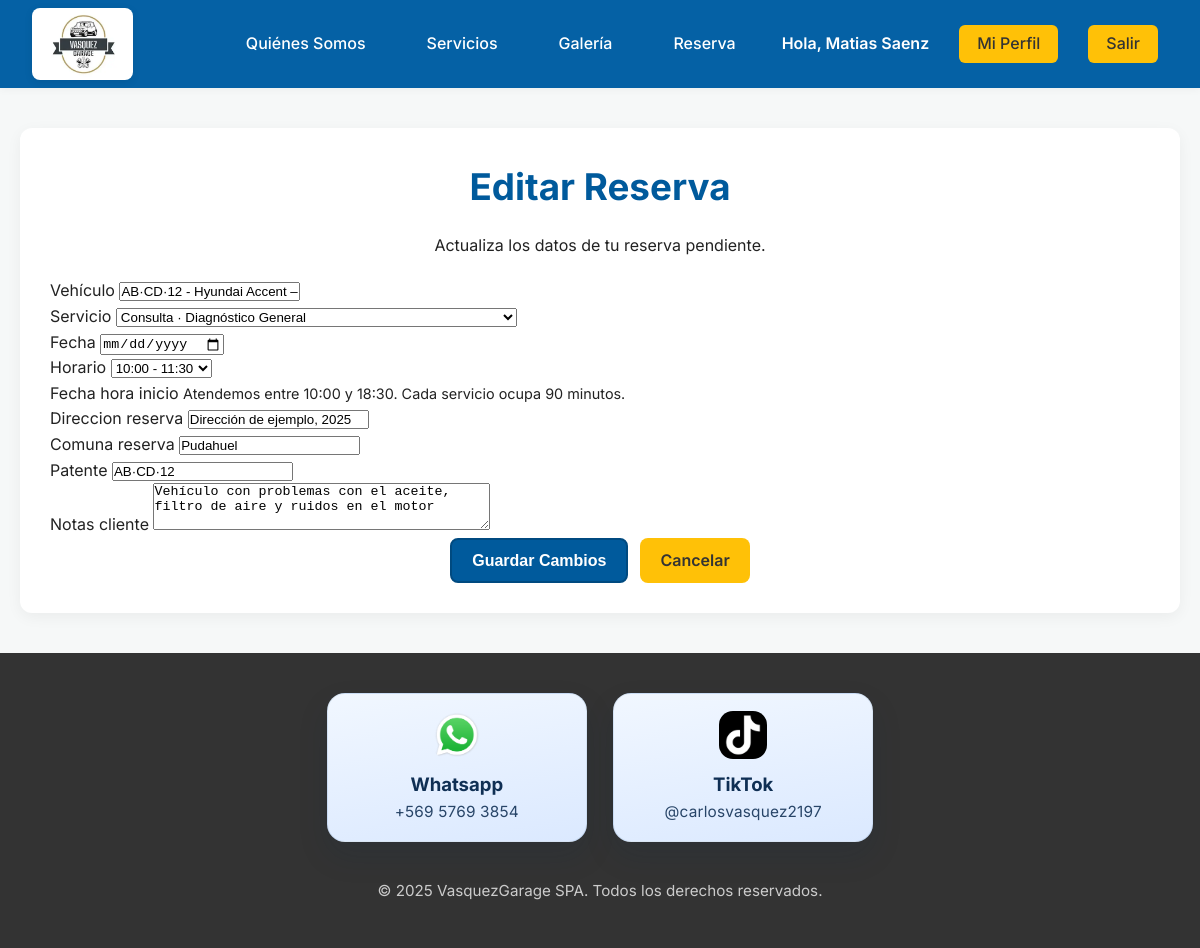
/reserva/editar/2/ (signed in), run on the app's committed database.
### Models/models.py (models this page shows, shortened)
class Servicio(models.Model):
	CATEGORIA_CONSULTA = 'consulta'
	CATEGORIA_REPARACION = 'reparacion_especifica'
	CATEGORIA_OTROS = 'otros'
	CATEGORIA_CHOICES = [
		(CATEGORIA_CONSULTA, 'Consulta'),
		(CATEGORIA_REPARACION, 'Reparación Específica'),
		(CATEGORIA_OTROS, 'Otros (agrega detalles en comentarios)'),
	]
	servicio_id = models.AutoField(primary_key=True)
	nombre_servicio = models.CharField(max_length=100)
	descripcion_servicio = models.TextField()
	duracion_servicio = models.IntegerField()
	categoria = models.CharField(max_length=30, choices=CATEGORIA_CHOICES, default=CATEGORIA_OTROS)
	class Meta:
		db_table = 'SERVICIO'
		managed = False

class Reserva(models.Model):
	ESTADO_CHOICES = [
		('Pendiente', 'Pendiente'),
		('Confirmado', 'Confirmado'),
		('En Proceso', 'En Proceso'),
		('Completado', 'Completado'),
		('Cancelado', 'Cancelado'),
	]
	reserva_id = models.AutoField(primary_key=True)
	usuario = models.ForeignKey(Cliente, db_column='usuario_id', on_delete=models.DO_NOTHING)
	vehiculo = models.ForeignKey(Vehiculo, db_column='vehiculo_id', on_delete=models.DO_NOTHING)
	servicio = models.ForeignKey(Servicio, db_column='servicio_id', on_delete=models.DO_NOTHING)
	fecha_hora_inicio = models.DateTimeField()
	direccion_reserva = models.CharField(max_length=255, db_column='dirección_reserva')
	comuna_reserva = models.CharField(max_length=100, blank=True, null=True)
	patente = models.CharField(max_length=10, help_text="Ej: AB123CD", blank=True, null=True)
	notas_cliente = models.TextField(blank=True, null=True)
	estado_reserva = models.CharField(max_length=50, choices=ESTADO_CHOICES, default='Pendiente')
	class Meta:
		db_table = 'RESERVA'
		managed = True

### Controllers/views.py (the view, shortened to what this page needs)
# urls.py: path('reserva/editar/<int:id>/', views.editar_reserva, name='editar_reserva'),
def editar_reserva(request, id):
    if not request.session.get('cliente_id'):
        return redirect('login')
    cliente_id = request.session['cliente_id']
    reserva = get_object_or_404(Reserva, pk=id, usuario_id=cliente_id)
    if reserva.estado_reserva != 'Pendiente':
        messages.error(request, 'Solo puedes editar reservas pendientes.')
        return redirect('ver_perfil')
    servicios = get_servicios_ordenados()
    reservas_existentes = Reserva.objects.exclude(pk=reserva.pk).exclude(estado_reserva='Cancelado')
    min_datetime_obj = _calcular_min_datetime_reserva()
    min_datetime_str = _formatear_datetime_para_input(min_datetime_obj)
    if request.method == 'POST':
        form = ReservaForm(request.POST, instance=reserva)
    else:
        form = ReservaForm(instance=reserva)
    form.fields['servicio'].queryset = servicios
    form.fields['servicio'].empty_label = 'Selecciona un servicio'
    _configurar_widget_fecha(form, min_datetime_str)
    def _add_slot_error(message, include_date=False):
        if include_date:
            form.add_error('fecha_reserva', message)
        form.add_error('hora_reserva', message)
        form.add_error('fecha_hora_inicio', message)
    return render(
        request,
        'editar_reserva.html',
        {
            'form': form,
            'reserva': reserva,
        },
    )

### Controllers/reserva_forms.py (called while the page is built, shortened)
def get_servicios_ordenados():
    orden_categoria = Case(
        When(categoria=Servicio.CATEGORIA_CONSULTA, then=Value(0)),
        When(categoria=Servicio.CATEGORIA_REPARACION, then=Value(1)),
        When(categoria=Servicio.CATEGORIA_OTROS, then=Value(2)),
        default=Value(99),
        output_field=IntegerField(),
    )
    return Servicio.objects.all().annotate(_categoria_orden=orden_categoria).order_by(
        '_categoria_orden', 'nombre_servicio'
    )

def ensure_servicio_categoria_column():
    global _SERVICIO_CATEGORIA_LISTO
    if _SERVICIO_CATEGORIA_LISTO:
        return

def ensure_servicios_predeterminados():
    if Servicio.objects.exists():
        return

    @staticmethod
    def _generar_slot_choices():
        puntos = []
        cursor = datetime.combine(datetime.today(), RESERVA_HORA_INICIO)
        fin = datetime.combine(datetime.today(), RESERVA_HORA_FIN)
        paso = timedelta(minutes=RESERVA_SLOT_STEP_MINUTOS)
        duracion = timedelta(minutes=RESERVA_DURACION_MINUTOS)
        while cursor.time() <= RESERVA_HORA_FIN:
            inicio_str = cursor.strftime('%H:%M')
            fin_str = (cursor + duracion).strftime('%H:%M')
            puntos.append((inicio_str, f"{inicio_str} - {fin_str}"))
            cursor += paso
        return puntos

    @staticmethod
    def _descomponer_datetime(valor):
        if not valor:
            return None, None
        if hasattr(valor, 'tzinfo') and valor.tzinfo is not None:
            from django.utils import timezone
            valor = timezone.localtime(valor)
        return valor.date(), valor.strftime('%H:%M')

### Controllers/views.py (called while the page is built, shortened)
def _calcular_min_datetime_reserva():
    ahora = timezone.localtime()
    if ahora.time() < HORARIO_APERTURA:
        return _asegurar_aware(datetime.combine(ahora.date(), HORARIO_APERTURA))

def _formatear_datetime_para_input(valor):
    localizado = timezone.localtime(valor)
    return localizado.strftime('%Y-%m-%dT%H:%M')

def _asegurar_aware(fecha):
    if timezone.is_naive(fecha):
        return timezone.make_aware(fecha, timezone.get_current_timezone())
    return fecha

### Models/models.py (called while the page is built)
	def __str__(self):
		if self.marca and self.modelo:
			return f"{self.patente} - {self.marca} {self.modelo}"
		if self.marca:
			return f"{self.patente} - {self.marca}"
		return self.patente

### Views/templates/editar_reserva.html (shortened to what this page needs)
{% extends 'home.html' %}
{% load static %}
{% block extra_css %}
    {{ block.super }}
    <link rel="stylesheet" href="{% static 'css/reserva_styles.css' %}">
{% endblock %}
{% block content %}
<div class="container" style="padding: 40px 20px;">
    <div class="form-container" style="background:white; padding:30px; border-radius:12px; box-shadow:0 4px 15px rgba(0,0,0,0.05);">
        <h2 style="color: var(--color-primario); text-align:center;">Editar Reserva</h2>
        <p style="text-align:center; margin-bottom:20px;">Actualiza los datos de tu reserva pendiente.</p>
        <form method="POST" class="reservation-form">
            {% for field in form %}
                <div class="form-group">
                    <label for="{{ field.id_for_label }}">{{ field.label }}</label>
                    {{ field }}
                    {% if field.name == 'fecha_hora_inicio' %}
                        <span class="help-text">Atendemos entre 10:00 y 18:30. Cada servicio ocupa 90 minutos.</span>
                    {% endif %}
                </div>
            {% endfor %}
            <div class="form-submit" style="display:flex; gap:12px; justify-content:center;">
                <button type="submit" class="btn btn-primario">Guardar Cambios</button>
                <a href="{% url 'ver_perfil' %}" class="btn btn-secundario">Cancelar</a>
            </div>
        </form>
    </div>
</div>
{% endblock %}

### Views/static/css/styles.css (style rules this page uses)
:root { --color-primario: #005A9C; --color-secundario: #FFC107; --color-fondo-claro: #F4F7F6; --color-fondo-blanco: #FFFFFF; --color-texto-oscuro: #333333; --color-texto-gris: #555555; --color-borde: #DDDDDD; --font-principal: 'Inter', sans-serif; }
* { margin: 0; padding: 0; box-sizing: border-box; }
body { font-family: var(--font-principal); background-color: var(--color-fondo-claro); color: var(--color-texto-oscuro); line-height: 1.6; min-height: 100vh; display: flex; flex-direction: column; }
.container { max-width: 1400px; margin: 0 auto; padding: 0 24px; width: 100%; }
.btn { padding: 10px 20px; border-radius: 8px; font-size: 1rem; font-weight: 600; cursor: pointer; text-align: center; text-decoration: none; display: inline-block; border: none; transition: 0.3s; }
.btn-primario, .btn-primary { background-color: var(--color-primario); color: white !important; border: 2px solid #004a80; }
.btn-secundario { background-color: var(--color-secundario); color: #333 !important; }

### Views/static/css/home_only_styles.css (style rules this page uses)
body { background: #f6f8f8; font-family: 'Inter', Arial, sans-serif; color: #222; margin: 0; padding: 0; }
h2 { font-size: clamp(1.95rem, 1.7rem + 0.8vw, 2.55rem); font-weight: 700; margin-bottom: 1rem; text-align: center; }

### Views/static/css/reserva_styles.css (style rules this page uses)
.help-text { font-size: 0.9rem; color: var(--auth-muted); }

### data on the page
Servicio: form "Consulta · Diagnóstico General"
Reserva: form "Pudahuel" "AB·CD·12" "Vehículo con problemas con el aceite, filtro de aire y ruidos en el motor"

### other printed values
{{ request.session.nombre_cliente }} "Matias"
{{ request.session.apellido_cliente }} "Saenz"
{{ field.label }} "Vehículo" "Servicio" "Fecha" "Horario" "Fecha hora inicio" "Direccion reserva" "Comuna reserva" "Patente" "Notas cliente"
